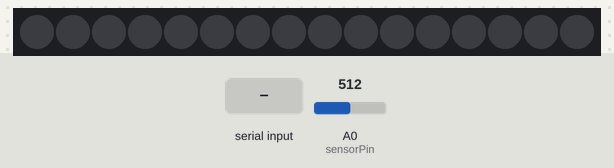
Recording of a sketch running on a simulated Arduino Uno, built with avr-gcc and run on an emulated ATmega328P. On the bench: 16 RGB LEDs in strip order, left to right. The inputs (shaded band) are chosen by the test bench; at power-on: A0 (sensorPin) = 512. Dim RGB values are drawn brighter than linear; what the sketch prints to the serial monitor is not drawn.

Above: at 1.2 s.
1.3 s: "K" received over Serial
At 1.8 s:
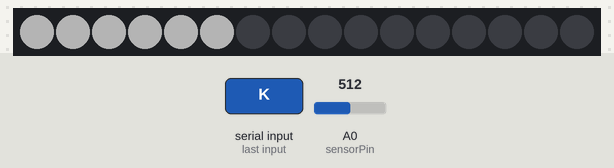
2.8 s: "S" received over Serial
At 4.0 s:
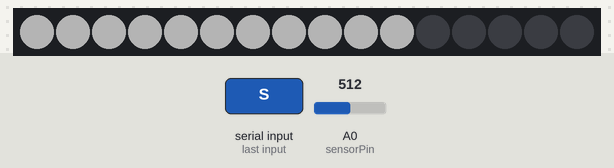
4.3 s: "H" received over Serial
At 5.6 s:
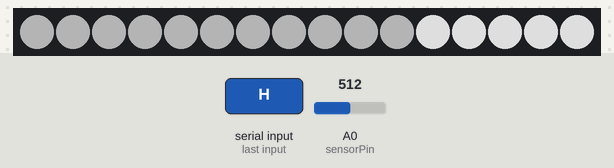
Timing chart, 0 to 7.3 s (numbered marks = the images above; inputs shaded):
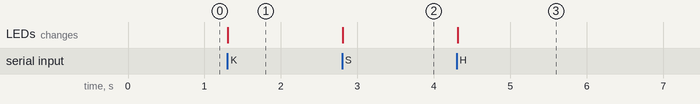

Measured:
- after the input at 1.3 s, the LEDs: change at once (image 1)
- after the input at 2.8 s, the LEDs: change at once (image 2)
- after the input at 4.3 s, the LEDs: change at once (image 3)

The sketch:

BeatDress_Arduino.ino
```cpp
/*
this goes on the Arduino
for use with Processing example BeatDress_Processing

created by Beici Liang, 4 Dec 2014
*/

// The Tlc5940 library can be downloaded at http://code.google.com/p/tlc5940arduino/
#include <Tlc5940.h>

int sensorPin = 0;
int x = 0;
// Set the default value received from Processing
int valin[] = {0, 0, 0};
// The variable will be sent to Processing
int valout;
int lightness1 = 1000;
int lightness2 = 2500;

void setup() {
  Serial.begin(9600);
  Tlc.init(0);
}

void loop() {

  // Read the voltage sent from heartbeat sensor
  // and sent out to the serial port for Processing to draw the grahp
  valout = analogRead(sensorPin);
  Serial.println(valout);

  // Receive the results of drum beat detection from Processing
  if (Serial.available() > 0){
    valin[x] = Serial.read();
    x++;
    if(x > 2) x = 0;
  }

  // Turn the white leds on at the moment when the kick drum beat is detected
  if (valin[0] == 'K'){
    Tlc.set(0, lightness1);
    Tlc.set(1, lightness1);
    Tlc.set(2, lightness1);
    Tlc.set(3, lightness1);
    Tlc.set(4, lightness1);
    Tlc.set(5, lightness1);
    Tlc.update();
  }
  else if (valin[0] == 'N'){
    Tlc.set(0, 0);
    Tlc.set(1, 0);
    Tlc.set(2, 0);
    Tlc.set(3, 0);
    Tlc.set(4, 0);
    Tlc.set(5, 0);
    Tlc.update();
  }
  // Turn the yellow leds on at the moment when the snare drum beat is detected
  if (valin[1] == 'S'){
    Tlc.set(6, lightness1);
    Tlc.set(7, lightness1);
    Tlc.set(8, lightness1);
    Tlc.set(9, lightness1);
    Tlc.set(10, lightness1);
    Tlc.update();
  }
  else if (valin[1] == 'N'){
    Tlc.set(6, 0);
    Tlc.set(7, 0);
    Tlc.set(8, 0);
    Tlc.set(9, 0);
    Tlc.set(10, 0);
    Tlc.update();
  }
  // Turn the green leds on at the moment when the hat drum beat is detected
  if (valin[2] == 'H'){
    Tlc.set(11, lightness2);
    Tlc.set(12, lightness2);
    Tlc.set(13, lightness2);
    Tlc.set(14, lightness2);
    Tlc.set(15, lightness2);
    Tlc.update();
  }
  else if (valin[2] == 'N'){
    Tlc.set(11, 0);
    Tlc.set(12, 0);
    Tlc.set(13, 0);
    Tlc.set(14, 0);
    Tlc.set(15, 0);
    Tlc.update();
  }
}
```
